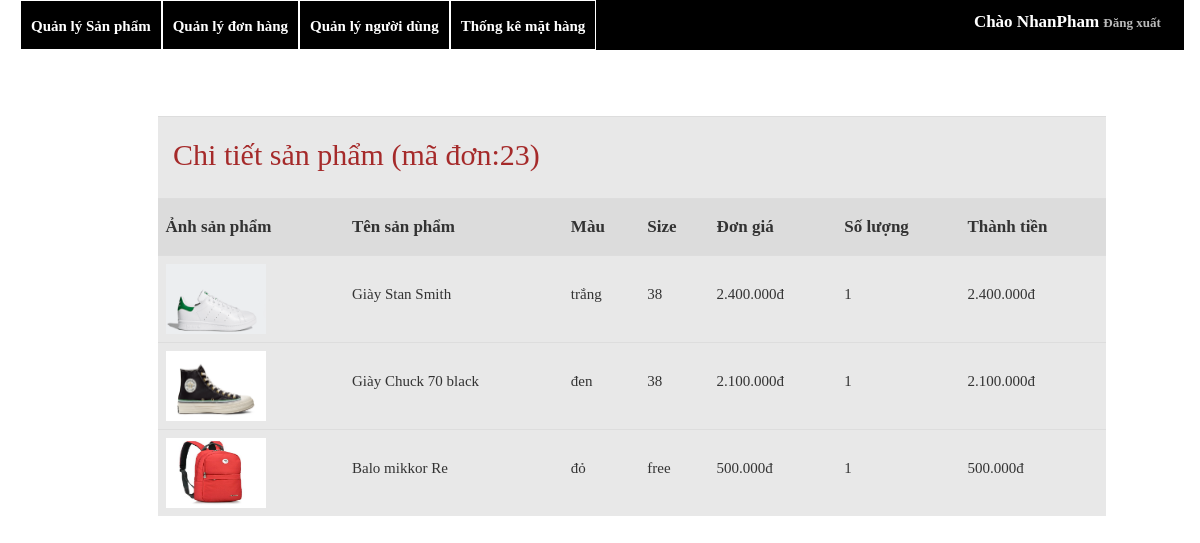
The app's page /admin/admin.php?view=detailOrders&idorders=23 (signed in) with its own data.
### tables this page shows
CREATE TABLE `detailorders` (
  `id` int(5) NOT NULL,
  `name` varchar(50) DEFAULT NULL,
  `price` int(50) DEFAULT NULL,
  `quantum` int(50) DEFAULT NULL,
  `image` varchar(50) DEFAULT NULL,
  `idKind` varchar(10) DEFAULT NULL,
  `color` varchar(10) DEFAULT NULL,
  `size` varchar(10) NOT NULL,
  `idorders` int(5) DEFAULT NULL,
  `iduser` int(5) NOT NULL,
  `idproduct` int(5) NOT NULL
);

### admin/detailOrdersA.php (the view, shortened to what this page needs)
<?php
  if(isset($_GET['idorders'])){
     $idorders = $_GET['idorders'];
  }
?>
<div id="orderscontent">
  <table  class="table table-hover"  >
      <tr> <td colspan="7">&nbsp; <span style="color: brown; font-size: 30px;">Chi tiết sản phẩm (mã đơn:<?php echo $idorders ?>) </span> </td> </tr>
      <tr id="tr1orders">
           <td>Ảnh sản phẩm</td>
           <td>Tên sản phẩm</td>
           <td>Màu</td>
           <td>Size</td>
           <td>Đơn giá</td>
           <td>Số lượng</td>
           <td>Thành tiền</td>
      </tr>
      <?php
            $sql_list = "SELECT * FROM detailorders where idorders='$idorders' ";
            $result_list = $connect->query($sql_list);
            while($row = $result_list->fetch_assoc()){
       ?>
       <tr id ="tr2orders">
             <td><img style="width: 100px; height: 70px;" src="<?php echo "." . $row["image"]; ?>" ></td>
             <td> <?php echo $row["name"]; ?></td>
             <td> <?php echo $row["color"]; ?></td>
             <td> <?php echo $row["size"]; ?></td>
             <td><?php echo number_format($row["price"],0,'','.'); ?>đ</td>
             <td><?php echo $row["quantum"];?></td>
             <td><?php echo number_format($total1 = $row["price"] * $row["quantum"],0, '','.');?>đ</td>
       </tr>
      <?php } ?>
  </table>
</div>

### admin/index.css (style rules this page uses)
body { margin: 0; padding: 0; font-family: Tahoma; font-size: 15px; }
table.table tbody td { background: #8080802e;; line-height: 60px; }
#orderscontent { margin: 5% 10%; width: 85%; }
#tr1orders { height: 50px; font-weight: bold; font-size: 17px; }
#tr1orders td { background: #80808047; line-height: 40px; }
#tr2orders td { background: #8080802e; line-height: 60px; }

### records on screen
detailorders: image (picture), name "Giày Stan Smith", color "trắng", size "38", price "2.400.000", quantum "1", $total1 = $row["price"] * $row["quantum"] "2.400.000"
detailorders: image (picture), name "Giày Chuck 70 black", color "đen", size "38", price "2.100.000", quantum "1", $total1 = $row["price"] * $row["quantum"] "2.100.000"
detailorders: image (picture), name "Balo mikkor Re", color "đỏ", size "free", price "500.000", quantum "1", $total1 = $row["price"] * $row["quantum"] "500.000"

### other values on screen
$_SESSION['Username'] "NhanPham"
$idorders "23"
